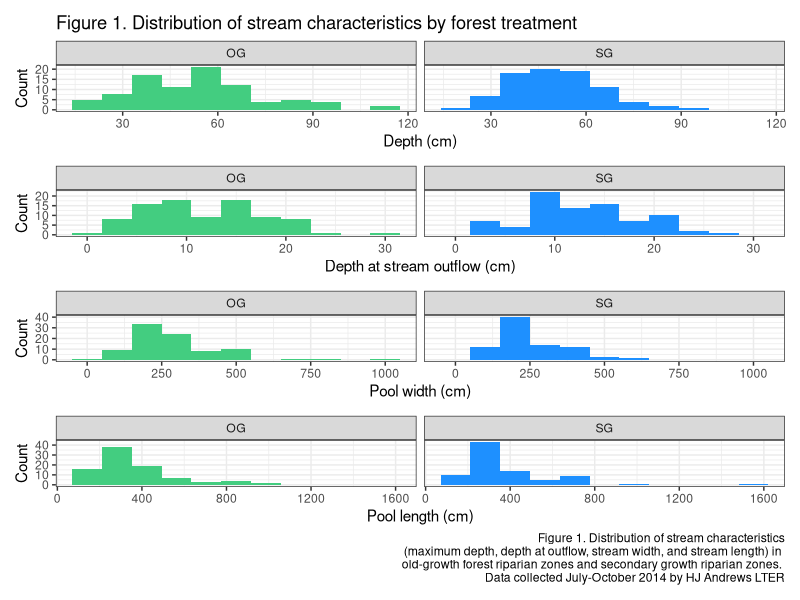
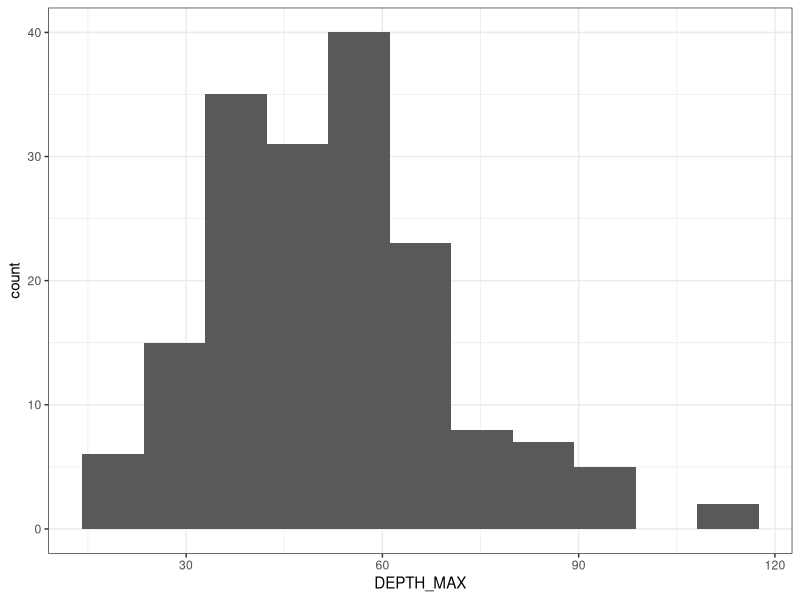
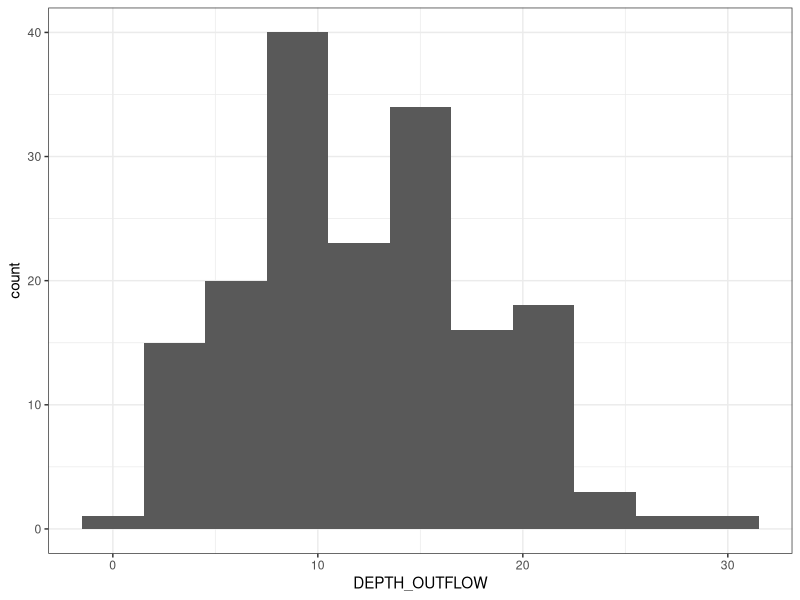
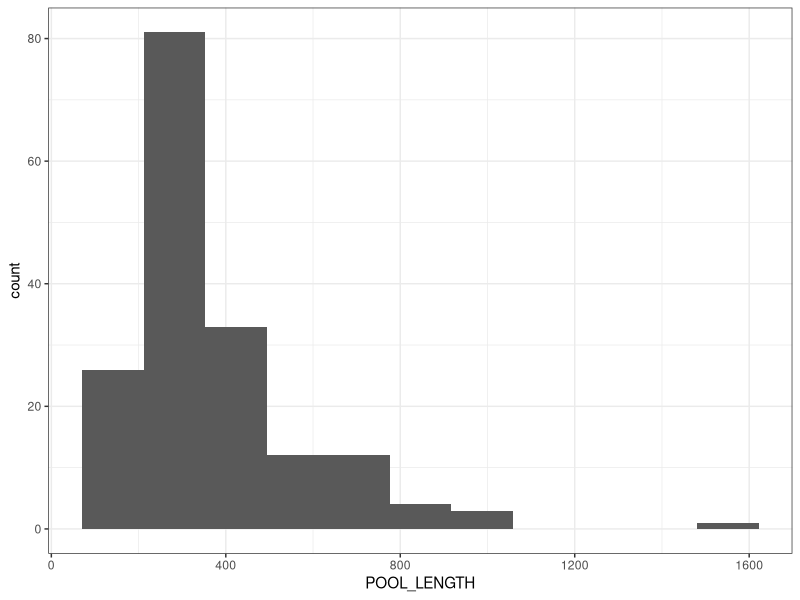
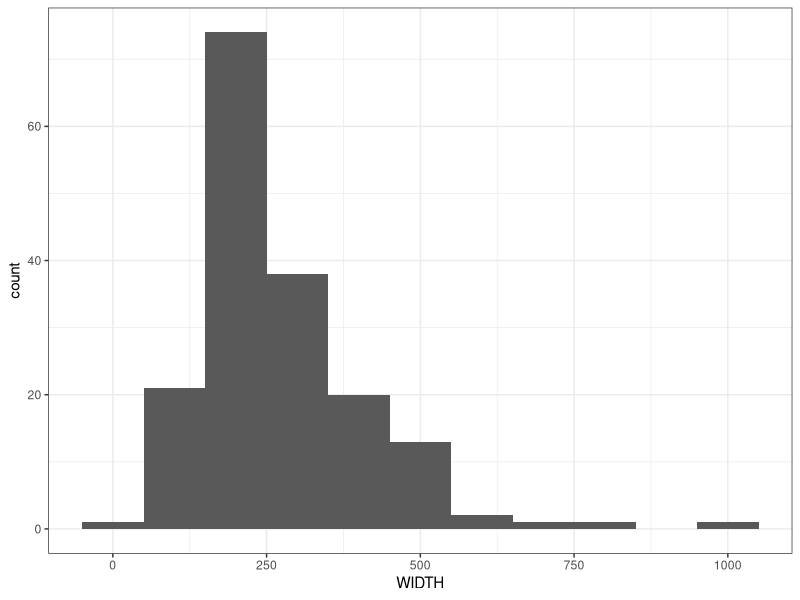
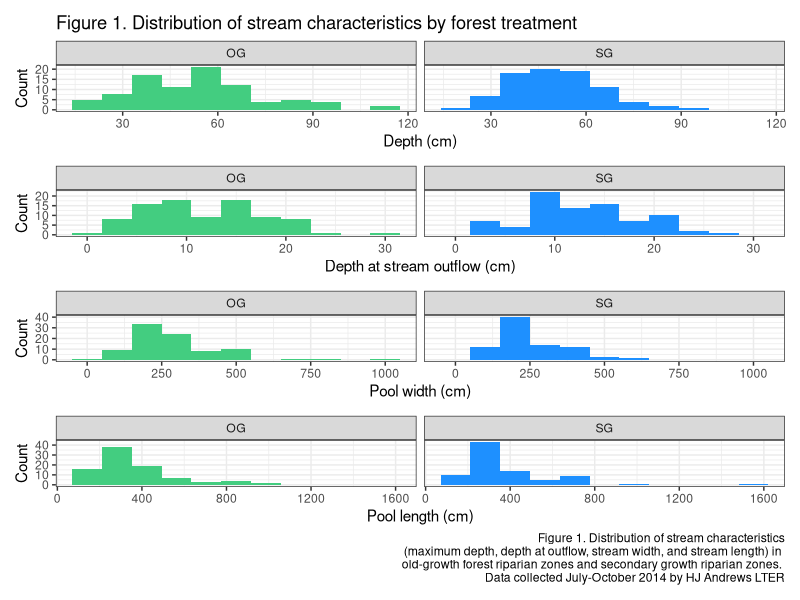

These figures' R source, in order:
## ---- chunk 1

Fish_salamander<- read.csv('Data/AS01001_v1.csv')
invertebrate<- read.csv('Data/AS01002_v1.csv')
transect_data_sites<- read.csv('Data/AS01003_v1.csv')
wood_measurements<- read.csv('Data/AS01004_v1.csv')
pool_measurement<-read.csv('Data/AS01005_v1.csv')

## ---- chunk 2
library(ggplot2)
library (patchwork)
## ---- chunk 3
binnumber <- 2 * (172)^(1/3)
binnumber

depth_plot <-  ggplot(pool_measurement, aes(x = DEPTH_MAX, fill = REACH_TYPE)) +
geom_histogram(bins = 11) + # creates histograms
  facet_wrap (~ REACH_TYPE) +
  scale_fill_manual(values= c('seagreen3', 'dodgerblue')) +
labs(x = "Depth (cm)",
y = "Count", title = "Figure 1. Distribution of stream characteristics by forest treatment") +
   theme_bw() + theme(legend.position = "none") 

flowdepth_plot <-  ggplot(pool_measurement, aes(x = DEPTH_OUTFLOW, fill = REACH_TYPE)) +
geom_histogram(bins = 11) + # creates histograms
  facet_wrap (~ REACH_TYPE) +
  scale_fill_manual(values= c('seagreen3', 'dodgerblue')) +
labs(x = "Depth at stream outflow (cm)",
y = "Count") +
  theme_bw() + theme(legend.position = "none") 

width_plot <-  ggplot(pool_measurement, aes(x = WIDTH, fill = REACH_TYPE)) +
geom_histogram(bins = 11) + # creates histograms
  facet_wrap (~ REACH_TYPE) +
  scale_fill_manual(values= c('seagreen3', 'dodgerblue')) +
labs(x = "Pool width (cm)",
y = "Count") +
   theme_bw() + theme(legend.position = "none")

length_plot <-  ggplot(pool_measurement, aes(x = POOL_LENGTH, fill = REACH_TYPE)) +
geom_histogram(bins = 11) + # creates histograms
  facet_wrap (~ REACH_TYPE) +
  scale_fill_manual(values= c('seagreen3', 'dodgerblue')) +
labs(x = "Pool length (cm)",
y = "Count", caption = "Figure 1. Distribution of stream characteristics
(maximum depth, depth at outflow, stream width, and stream length) in 
old-growth forest riparian zones and secondary growth riparian zones. 
Data collected July-October 2014 by HJ Andrews LTER") +
  theme_bw() + theme(legend.position = "none")


stream_qualities_plot <- depth_plot / flowdepth_plot / width_plot / length_plot 
stream_qualities_plot

ggsave("stream_qualities_plot.jpeg", stream_qualities_plot, width = 8, height = 14)

## ---- chunk 4
(hist.maxdepth <- ggplot(pool_measurement, aes(x=DEPTH_MAX))+ geom_histogram(bins = 11) + theme_bw())
(hist.outflowdepth <- ggplot(pool_measurement, aes(x=DEPTH_OUTFLOW))+ geom_histogram(bins = 11) + theme_bw())
(hist.poollength <- ggplot(pool_measurement, aes(x=POOL_LENGTH))+ geom_histogram(bins = 11) + theme_bw())
(hist.width <- ggplot(pool_measurement, aes(x=WIDTH))+ geom_histogram(bins = 11) + theme_bw())
